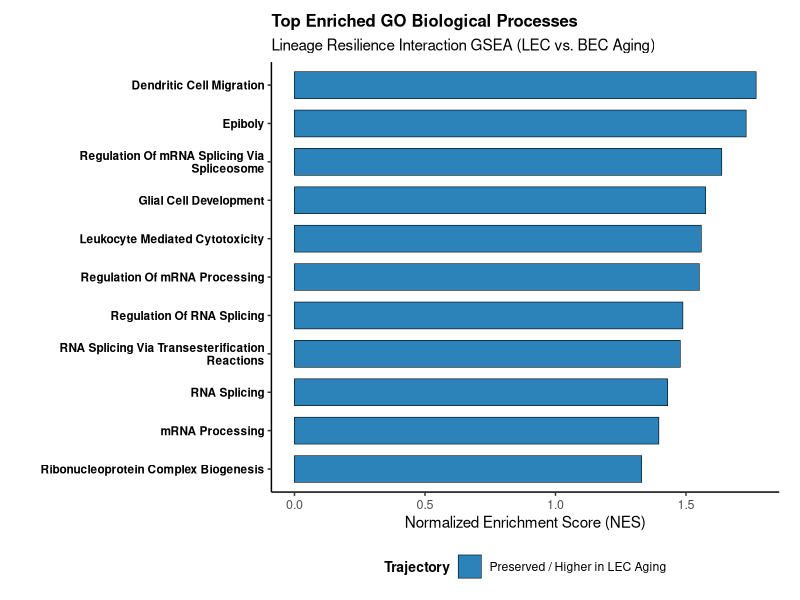
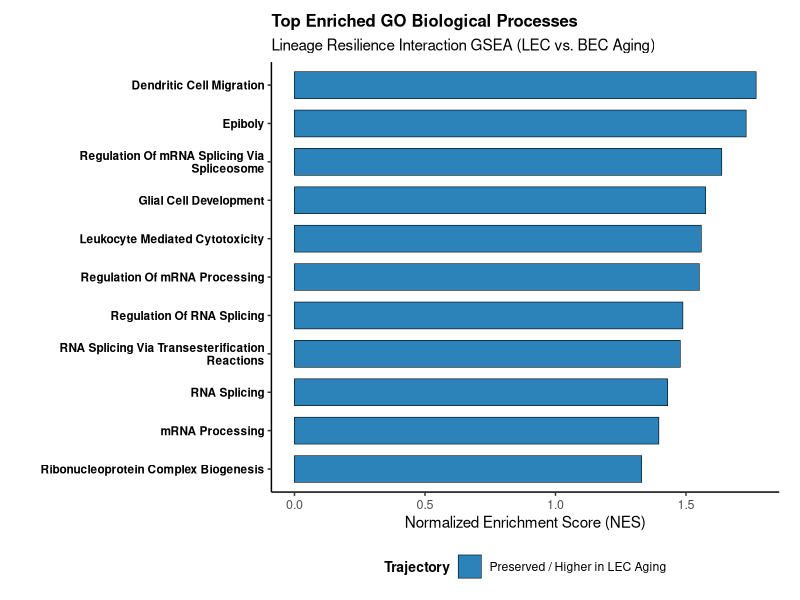

Write the R code that produced these figures, in order.
library(dplyr)
library(ggplot2)
library(stringr)

# 1. Load GSEA results from CSV
gsea_results <- read.csv("output/tables/gsea_go_bp_interaction.csv", stringsAsFactors = FALSE)

# 2. Filter and apply strict string formatting
gsea_plot_df <- gsea_results %>%
  filter(!is.na(padj) & padj < 0.10) %>%
  mutate(
    # Strip prefix and convert to title case
    pathway_clean = gsub("^GOBP_", "", pathway),
    pathway_clean = gsub("_", " ", pathway_clean),
    pathway_clean = str_to_title(pathway_clean),
    
    # Restore correct uppercase capitalization for genetic acronyms
    pathway_clean = gsub("\\bMrna\\b", "mRNA", pathway_clean),
    pathway_clean = gsub("\\bRna\\b", "RNA", pathway_clean),
    
    # Wrap text cleanly across multiple lines
    pathway_clean = str_wrap(pathway_clean, width = 38),
    Direction = ifelse(NES > 0, "Preserved / Higher in LEC Aging", "Blunted / Lower in LEC Aging")
  ) %>%
  arrange(desc(NES))

# 3. Render Publication-Ready Plot
plot_gsea_bp <- ggplot(gsea_plot_df, aes(x = reorder(pathway_clean, NES), y = NES, fill = Direction)) +
  geom_col(width = 0.7, color = "black", linewidth = 0.2) +
  coord_flip() +
  scale_fill_manual(values = c(
    "Preserved / Higher in LEC Aging" = "#2b83ba",
    "Blunted / Lower in LEC Aging"   = "#d7191c"
  )) +
  theme_classic() +
  labs(
    title = "Top Enriched GO Biological Processes",
    subtitle = "Lineage Resilience Interaction GSEA (LEC vs. BEC Aging)",
    x = "",
    y = "Normalized Enrichment Score (NES)",
    fill = "Trajectory"
  ) +
  theme(
    legend.position = "bottom",
    legend.title = element_text(face = "bold", size = 10),
    axis.text.y = element_text(face = "bold", size = 8.5, color = "black"),
    axis.text.x = element_text(size = 9),
    plot.title = element_text(face = "bold", size = 12),
    plot.margin = margin(t = 10, r = 15, b = 10, l = 15, unit = "pt")
  )

print(plot_gsea_bp)

# Export finalized figure
ggsave("output/figures/gsea_go_bp_final.svg", plot = plot_gsea_bp, width = 7.5, height = 6.0, units = "in")
